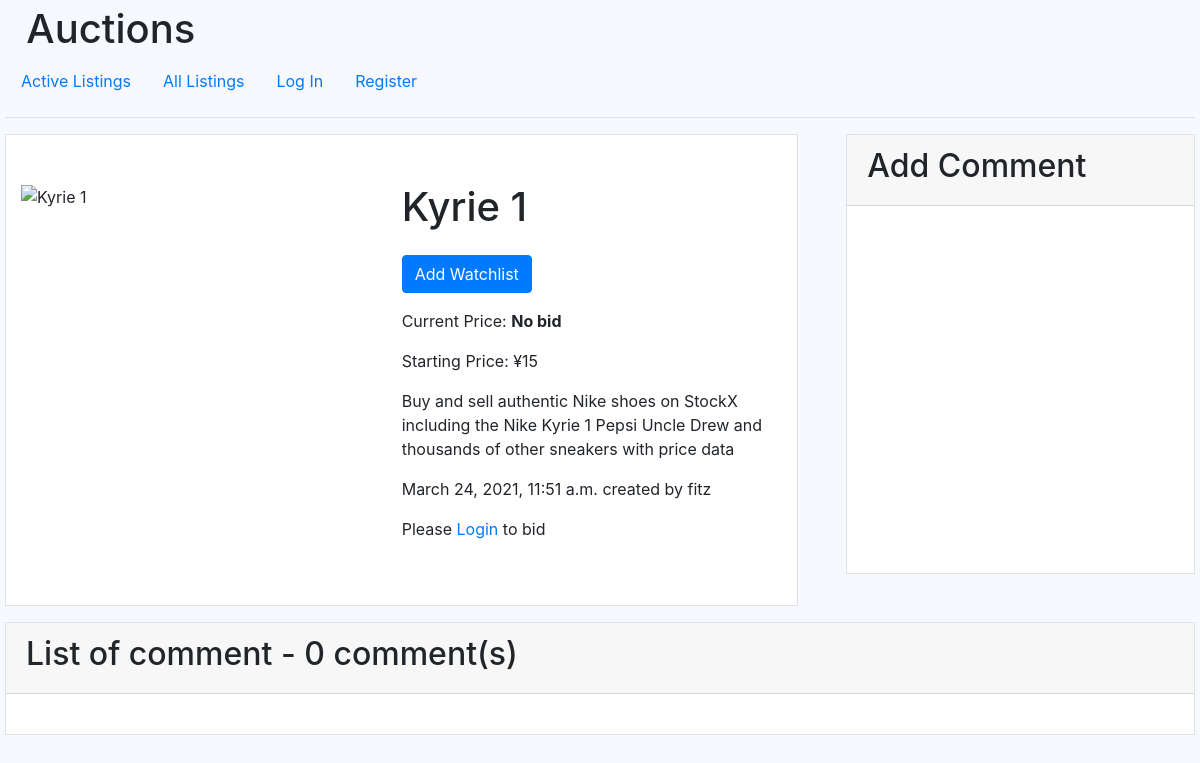
Page /2 on the earlier database version.
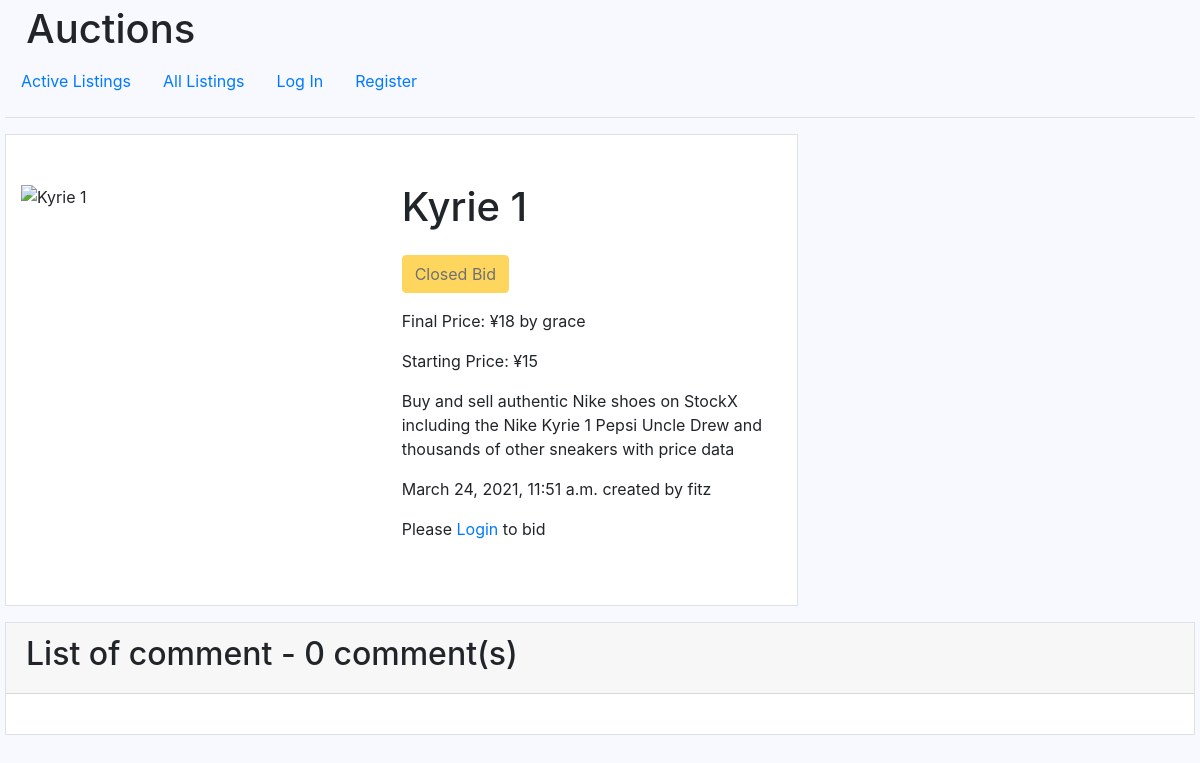
Same page on the later database version.
### auctions/models.py (models this page shows)
class Bids(models.Model):
    listingId = models.ForeignKey(Listing, on_delete=models.CASCADE, related_name="listingId")
    amount = models.IntegerField()
    bidder = models.ForeignKey(User, on_delete=models.CASCADE, related_name="bidder")
    date = models.DateTimeField(auto_now_add=True, blank=True)
    class Meta:
        ordering = ['-amount']

class User(AbstractUser):
    watchlist = models.ManyToManyField(
        "Listing", blank=True, related_name="user_watch"
    )

### auctions/views.py (the view, shortened to what this page needs)
# urls.py: path("<int:item>", views.item, name="item")
def item(request, item):
    user_watch = None
    message = None
    bidAmount = 0
    getBid = Bids.objects.filter(listingId=item).first()
    search_item = Listing.objects.get(pk=item)
    commentList = Comments.objects.filter(commentListingId=item)
    if request.user.is_authenticated:
        user_watch = User.objects.get(pk=int(request.user.id)).watchlist.all()
    if getBid == None:
        getBid = None
    return render(request, "auctions/item.html", {
        "item": search_item,
        "bid": getBid,
        "commentList": commentList,
        "watchlist": user_watch,
        "message": message,
        "bidAmount": bidAmount
    })

### auctions/templates/auctions/item.html (shortened to what the changed rows need)
{% extends "auctions/layout.html" %}
{% block body %}
    <div class="row mx-auto">
        <div class="col-sm-8 mr-5 mb-3 border">
            <div class="row itm">
                <div class="col my-5">
                    <div class="row mb-3">
                        <h1>{{ item.title }}</h1>
                    </div>
                    <div class="row mb-3">
                        {% if user.id != item.name.id and not item.closeChecker %}
                            <form action="{% url 'item' item.id %}" method="post" >
                                {% if item in watchlist %}
                                    <input type="submit" name="removeWatchlist" value="Remove Watchlist" class="btn btn-secondary">
                                {% else %}
                                    <input type="submit" name="addWatchlist" value="Add Watchlist" class="btn btn-primary">
                                {% endif %}
                            </form>
                        {% else %}
                            {% if not item.closeChecker %}
                                <form action="{% url 'item' item.id %}" method="post" >
                                    {% csrf_token %}
                                    <input type="text" value="{{ item.id }}" name="item_id" hidden>
                                    <input type="submit" name="closeBid" value="Close Bid" class="btn btn-warning">
                                </form>
                            {% else %}
                                <input type="submit" name="closeBid" value="Closed Bid" class="btn btn-warning" disabled>
                            {% endif %}
                        {% endif %}
                    </div>
                    <div class="row mb-3 mr-3">
                        {% if bid %}
                            {% if not item.closeChecker %}
                                Current
                            {% else %}
                                Final
                            {% endif %}
                            Price: ¥{{ bid.amount }} by
                                {% if user.id != bid.bidder.id %}
                                    {{ bid.bidder }}
                                {% else %}
                                    You
                                {% endif %}
                        {% else %}
                            {% if not item.closeChecker %}
                                Current
                            {% else %}
                                Final
                            {% endif %}
                            Price:&nbsp;<strong>No bid</strong>
                        {% endif %}
                    </div>
                    <div class="row mb-3 mr-3">
                        Starting Price: ¥{{ item.price }}
                    </div>
                    <div class="row mb-3 mr-3">
                        {{ item.description }}
                    </div>
                    <div class="row mb-3 mr-3">
                        {{ item.date }} created by {{ item.name }}
                    </div>
                    {% if user.is_authenticated and user.id != item.name.id and not item.closeChecker %}
                        <form action="{% url 'item' item.id %}" method="post" >
                            {% csrf_token %}
                            <div class="row mb-3 mr-3">
                                <div class="input-group-prepend">
                                    <span class="input-group-text">¥</span>
                                </div>
                                <input type="text" name="price" class="form-control" aria-label="Amount (to the nearest dollar)" style="width: 200px;" value="{{ bidAmount }}">
                                <div class="input-group-append">
                                    <span class="input-group-text">円</span>
                                </div>
                            </div>
                            <div class="row">
                                <input name="placeBid" type="submit" value="¥ Place Your Bid" class="btn btn-success">
                            </div>
                        </form>
                    {% elif not user.is_authenticated and user.id != item.name.id %}
                        <div class="row mb-3 mr-3">
                            Please&nbsp;<a href="{% url 'login' %}">Login</a>&nbsp;to bid
                        </div>
                    {% endif %}
                </div>
            </div>
        </div>
        {% if not item.closeChecker %}
            <div class="col border p-0 mb-5">
                <div class="card-header">
                        <h2>Add Comment</h2>
                </div>
            </div>
        {% endif %}
    </div>
    <div class="row mx-auto">
        <div class="col border p-0 mb-5">
            <div class="card-header">
                <h2>List of comment - {{ commentList|length }} comment(s)</h2>
            </div>
        </div>
    </div>
{% endblock %}

Differences in the rows shown:
changed Listing "Kyrie 1": closeChecker False → True (drawn)
added Bids: amount "18", bidder "grace"
Other differences:
form field closeBid: (not shown) → "Closed Bid"
form field addWatchlist: "Add Watchlist" → (not shown)
text no longer shown: "Current Price: No bid Add Comment"
text now shown: "Final Price: ¥ by"
